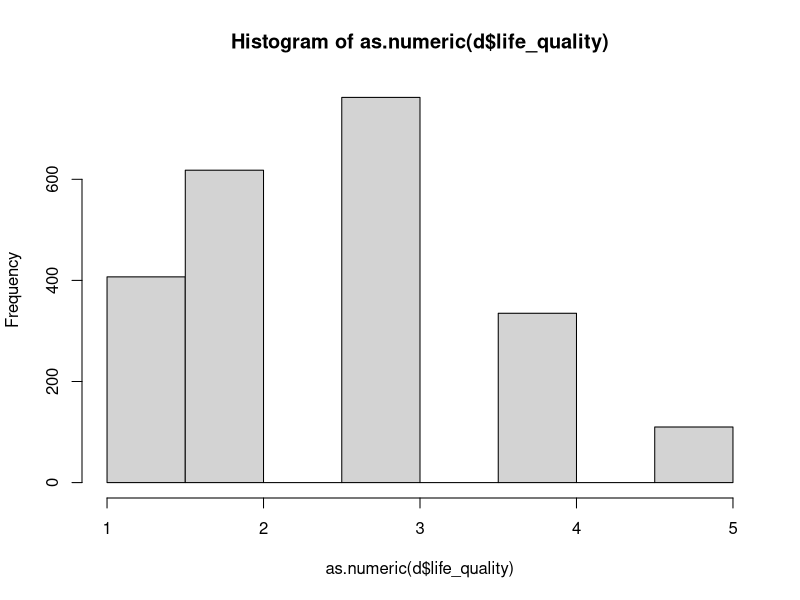
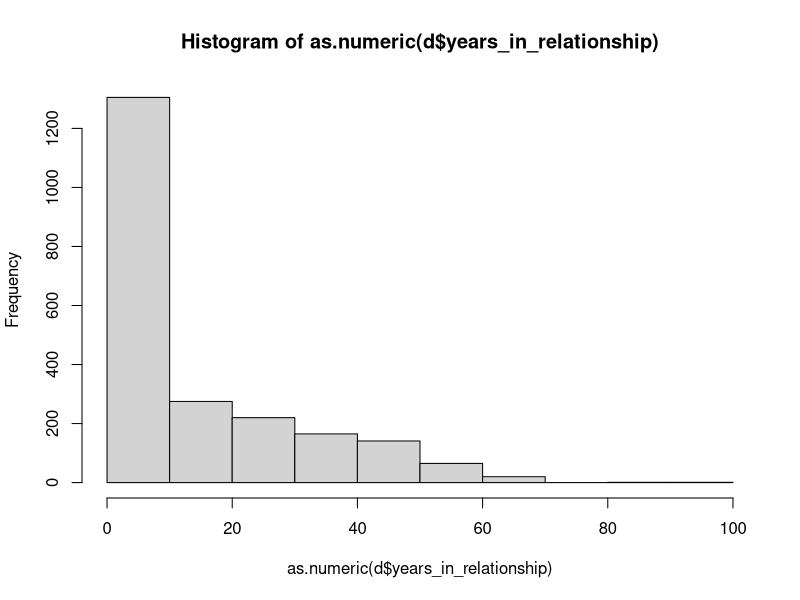

Source code (R) for these figures, in order: (Note: this script raises an error after producing the figures.)
getwd()
# setwd("W203 Week 15")

d <- read.csv("Dating.csv", header = TRUE)
head(d)
# summary(d)
# names(d)
View(d)

summary(d$marital_status)
summary(d$use_reddit)
chisq.test(d$marital_status, d$use_reddit)
table(d$marital_status, d$use_reddit)

levels(d$marital_status)
levels(d$use_reddit)

levels(d$region)
summary(d$region) # categorical

unique(d$life_quality) # interval, continuous
hist(as.numeric(d$life_quality))

table(d$life_quality, d$region) # ANOVA or Kruskal-Wallis

unique(d$flirted_online) # independent, categorical
unique(d$years_in_relationship) # dependent, numeric
hist(as.numeric(d$years_in_relationship))
summary(d$flirted_online)

cor.test(x = as.numeric(d$flirted_online), as.numeric(d$age))
a <- aov(age ~ flirted_online, data  = d)
summary(a)
plot(a)

t.test(d$flirted_online, d$age) # cannot recode

summary(d$lgbt)
summary(d$adults_in_household)

chisq.test(d$lgbt, d$adults_in_household)
table(d$lgbt, d$adults_in_household)

a2 <- aov()
